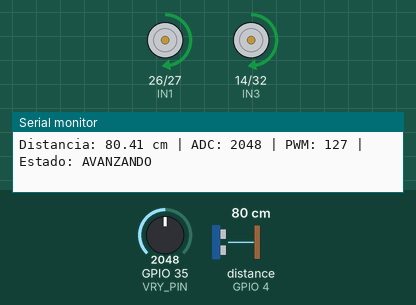
The sketch below on a simulated ESP32. Shown: motor-driver pin pairs drawn as motors (green arrow = first pin HIGH = forward, orange = second pin HIGH = backward, longer = more drive, scaled by the enable pin), the last lines printed to the serial monitor. Wiring (inferred from the names in the program): ultrasonic range finder: trigger GPIO 2; echo GPIO 4. Inputs (shaded band) come from the test bench; at power-on: distance to the obstacle (sensor on GPIO 4) 80 cm, GPIO 35 (VRY_PIN) = 2048. The echo pulse lasts 58.3 µs per cm.

Above: at 1.2 s.
1.3 s: distance to the obstacle (sensor on GPIO 4) set to 16 cm
2.8 s: distance to the obstacle (sensor on GPIO 4) set to 12 cm
At 4.5 s:
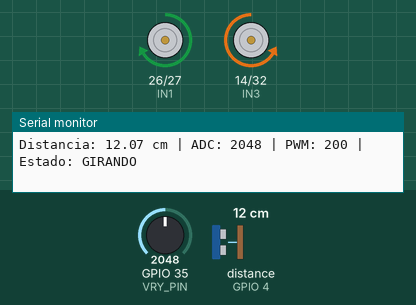
5.8 s: distance to the obstacle (sensor on GPIO 4) set to 18 cm
At 7.5 s:
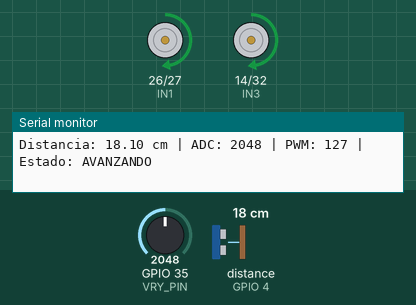
7.9 s: GPIO 35 (VRY_PIN) set to 2913
At 8.3 s:
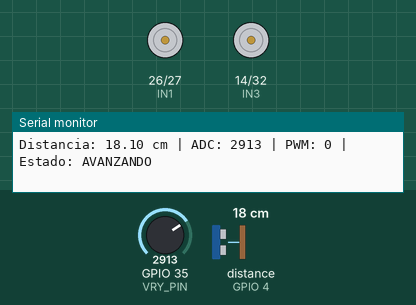
9.4 s: GPIO 35 (VRY_PIN) set to 2986
At 10.6 s:
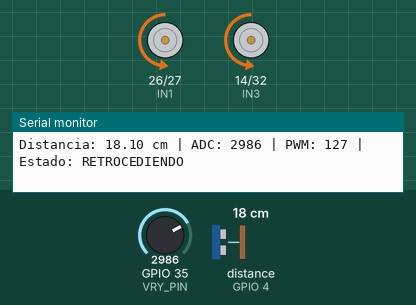
10.9 s: GPIO 35 (VRY_PIN) set to 1228
At 11.8 s:
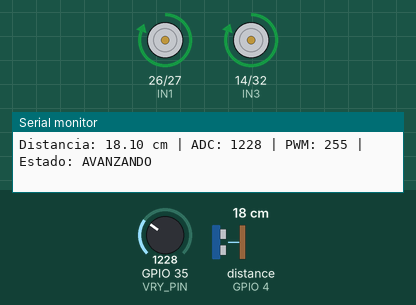
Timing chart, 0 to 13.4 s (numbered marks = the images above; inputs shaded):
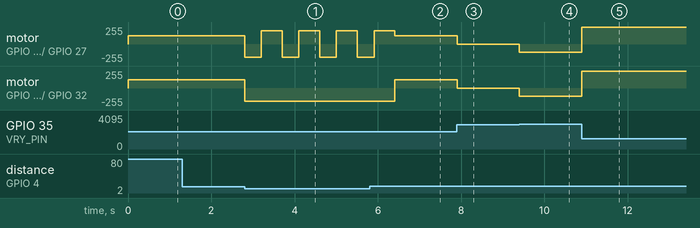

The sketch:

auto_joystickFinal.ino
```cpp
/*
  Trabajo de Laboratorio N°1 - Auto con ESP32
  ---------------------------------------------
  - Sensor ultrasónico HC-SR04: mide distancia frontal.
  - Joystick (reemplaza al potenciómetro): entrada analógica que
    regula la velocidad de avance.
  - Puente H doble L298N: controla 2 motores (izquierdo/derecho) por PWM.
  - Comunicación serie: reporta periódicamente distancia, ADC, PWM y estado.

  Nota para quien viene de C++ "de escritorio": Arduino/ESP32 no tiene
  una función main() que vos escribas. El framework llama automáticamente
  a setup() UNA vez al arrancar, y después llama a loop() en un bucle
  infinito. Es casi como si existiera un main oculto que hiciera:
      setup();
      while (true) { loop(); }
*/

// ==== PINES del sensor y joystick ====
const int TRIG_PIN = 2;
const int ECHO_PIN = 4;

const int VRY_PIN = 35;   // eje Y del joystick -> lo usamos como "velocidad"
const int VRX_PIN = 34;   // eje X (queda disponible)
const int SW_PIN  = 33;   // botón del joystick (queda disponible)

// ==== PINES puente H L298N ====
// Canal A - lado izquierdo
const int ENA = 25; // PWM velocidad motor izquierdo
const int IN1 = 26;
const int IN2 = 27;

// Canal B - lado derecho
const int ENB = 13; // PWM velocidad motor derecho
const int IN3 = 14;
const int IN4 = 32;

// ==== PARÁMETROS DEL SISTEMA ====
const float DISTANCIA_LIMITE_CM = 15.0;
const unsigned long TIEMPO_MAX_ECO_US = 25000UL; // timeout de pulseIn (~4 m)
const unsigned long INTERVALO_ENVIO_MS = 300UL;  // cada cuánto se reporta por serie

// Control de dirección por joystick (mejora agregada más allá de la consigna
// original, que solo pedía velocidad). El joystick en reposo no da
// exactamente 2048 (mitad matemática de 0-4095), varía un poco de joystick
// a joystick -- si notás que el auto se mueve solo con el stick soltado,
// medí el valor real en reposo con el Monitor Serie y poné ese número acá.
const int ADC_CENTRO = 2655; // medido en reposo con este joystick puntual
const int ADC_ZONA_MUERTA = 300; // margen alrededor del centro que se considera "soltado"

const unsigned long TIEMPO_RETROCESO_MS = 400UL;
const unsigned long TIEMPO_GIRO_MS = 500UL;
const int VELOCIDAD_ESQUIVE = 200; // velocidad fija para retroceder/girar; no depende del joystick porque acá manda la seguridad, no el usuario

// ==== ESTADOS DEL SISTEMA ====
// enum: como un "tipo con valores fijos" (similar a un enum class de C++,
// pero más simple, sin el "class" y con conversión implícita a int).
enum EstadoAuto {
  AVANZANDO,
  RETROCEDIENDO,
  GIRANDO,
  SEGURO // el sensor falla o mide algo inválido -> el auto se detiene
};

EstadoAuto estadoActual = SEGURO;
unsigned long ultimoEnvio = 0;

void setup() {
  Serial.begin(115200);

  pinMode(TRIG_PIN, OUTPUT);
  pinMode(ECHO_PIN, INPUT);

  pinMode(IN1, OUTPUT);
  pinMode(IN2, OUTPUT);
  pinMode(IN3, OUTPUT);
  pinMode(IN4, OUTPUT);
  pinMode(ENA, OUTPUT);
  pinMode(ENB, OUTPUT);

  detenerMotores();
}

void loop() {
  float distancia = medirDistanciaCM();

  // analogRead en ESP32 devuelve 0-4095 (ADC de 12 bits),
  // a diferencia del Arduino UNO clásico que devuelve 0-1023 (10 bits).
  int lecturaADC = analogRead(VRY_PIN);
  int pwm = 0; // se calcula más abajo según corresponda

  if (distancia < 0) {
    // Requisito 6: si el sensor no responde o la medición es inválida,
    // el sistema adopta un estado seguro (motores detenidos).
    estadoActual = SEGURO;
    detenerMotores();
    pwm = 0;
  } else if (distancia > DISTANCIA_LIMITE_CM) {
    // Camino libre: acá el joystick manda, tanto en velocidad como en
    // dirección. Hacia arriba (ADC bajo) = adelante; hacia abajo
    // (ADC alto) = atrás; centrado = detenido.
    int diferencia = lecturaADC - ADC_CENTRO;

    if (diferencia < -ADC_ZONA_MUERTA) {
      pwm = calcularVelocidad(lecturaADC);
      estadoActual = AVANZANDO;
      avanzar(pwm);
    } else if (diferencia > ADC_ZONA_MUERTA) {
      pwm = calcularVelocidad(lecturaADC);
      estadoActual = RETROCEDIENDO;
      retroceder(pwm);
    } else {
      // joystick soltado, cerca del centro: detenido
      pwm = 0;
      estadoActual = AVANZANDO;
      detenerMotores();
    }
  } else {
    // Maniobra elegida: retroceder un poco y después girar.
    // OJO: delay() acá bloquea el loop() durante la maniobra.
    // Para un TP está bien, pero si más adelante querés que el auto
    // "reaccione" mientras gira, se puede reescribir con millis()
    // en vez de delay() (avisame si querés esa versión).
    estadoActual = RETROCEDIENDO;
    pwm = VELOCIDAD_ESQUIVE; // para que el reporte serie muestre el valor real aplicado
    retroceder(pwm);
    delay(TIEMPO_RETROCESO_MS);

    estadoActual = GIRANDO;
    girar(pwm);
    delay(TIEMPO_GIRO_MS);
  }

  // Requisito 7: reporte periódico por serie.
  if (millis() - ultimoEnvio >= INTERVALO_ENVIO_MS) {
    enviarEstado(distancia, lecturaADC, pwm);
    ultimoEnvio = millis();
  }
}

// ---------- MEDICIÓN DE DISTANCIA ----------
float medirDistanciaCM() {
  digitalWrite(TRIG_PIN, LOW);
  delayMicroseconds(2);
  digitalWrite(TRIG_PIN, HIGH);
  delayMicroseconds(10);
  digitalWrite(TRIG_PIN, LOW);

  // pulseIn espera un pulso HIGH en ECHO_PIN y devuelve cuánto duró (en us).
  // Si pasan TIEMPO_MAX_ECO_US sin que llegue el pulso, devuelve 0.
  unsigned long duracion = pulseIn(ECHO_PIN, HIGH, TIEMPO_MAX_ECO_US);

  if (duracion == 0) {
    return -1.0; // medición inválida: nunca llegó el eco
  }

  float cm = duracion / 58.0; // fórmula estándar del HC-SR04

  if (cm <= 0 || cm > 400) {
    return -1.0; // fuera del rango físico del sensor
  }

  return cm;
}

// ---------- JOYSTICK ----------
// Se decidio 2 velocidades fijas, no una escala continua:
// cualquier empuje moderado (fuera de la zona muerta) = 50%,
// empujado casi hasta el fondo = 100%.
const int VELOCIDAD_MEDIA = 127;   // ~50% de 255
const int VELOCIDAD_MAXIMA = 255;  // 100%
const float PORCENTAJE_PARA_TOPE = 0.85; // a partir de qué % del recorrido se considera "a fondo"

int calcularVelocidad(int adc) {
  int distanciaAlCentro = abs(adc - ADC_CENTRO) - ADC_ZONA_MUERTA;
  if (distanciaAlCentro <= 0) return 0; // dentro de la zona muerta: no debería llegar hasta acá, pero por las dudas

  // Mismo ajuste de siempre: como el centro real no está a mitad de
  // camino entre 0 y 4095, usamos el recorrido más corto de los dos
  // lados como referencia de "a fondo", para que sea parejo en ambos
  // sentidos.
  int recorridoHaciaArriba = ADC_CENTRO;
  int recorridoHaciaAbajo = 4095 - ADC_CENTRO;
  int recorridoMaximo = min(recorridoHaciaArriba, recorridoHaciaAbajo) - ADC_ZONA_MUERTA;

  int umbralTope = recorridoMaximo * PORCENTAJE_PARA_TOPE;

  if (distanciaAlCentro >= umbralTope) {
    return VELOCIDAD_MAXIMA;
  } else {
    return VELOCIDAD_MEDIA;
  }
}

// ---------- CONTROL DE MOTORES ----------
void avanzar(int velocidad) {
  digitalWrite(IN1, HIGH);
  digitalWrite(IN2, LOW);
  digitalWrite(IN3, HIGH);
  digitalWrite(IN4, LOW);
  analogWrite(ENA, velocidad);
  analogWrite(ENB, velocidad);
}

void retroceder(int velocidad) {
  digitalWrite(IN1, LOW);
  digitalWrite(IN2, HIGH);
  digitalWrite(IN3, LOW);
  digitalWrite(IN4, HIGH);
  analogWrite(ENA, velocidad);
  analogWrite(ENB, velocidad);
}

void girar(int velocidad) {
  // Giro en el lugar: una rueda gira "adelante" y la otra "atrás".
  digitalWrite(IN1, HIGH);
  digitalWrite(IN2, LOW);
  digitalWrite(IN3, LOW);
  digitalWrite(IN4, HIGH);
  analogWrite(ENA, velocidad);
  analogWrite(ENB, velocidad);
}

void detenerMotores() {
  digitalWrite(IN1, LOW);
  digitalWrite(IN2, LOW);
  digitalWrite(IN3, LOW);
  digitalWrite(IN4, LOW);
  analogWrite(ENA, 0);
  analogWrite(ENB, 0);
}

// ---------- COMUNICACIÓN SERIE ----------
void enviarEstado(float distancia, int adc, int pwm) {
  Serial.print("Distancia: ");
  if (distancia < 0) Serial.print("INVALIDA");
  else Serial.print(distancia);
  Serial.print(" cm | ADC: ");
  Serial.print(adc);
  Serial.print(" | PWM: ");
  Serial.print(pwm);
  Serial.print(" | Estado: ");
  Serial.println(nombreEstado(estadoActual));
}

const char* nombreEstado(EstadoAuto e) {
  switch (e) {
    case AVANZANDO:     return "AVANZANDO";
    case RETROCEDIENDO: return "RETROCEDIENDO";
    case GIRANDO:        return "GIRANDO";
    case SEGURO:          return "SEGURO";
    default:              return "DESCONOCIDO";
  }
}
```

Measured:
- the behaviour switches between 15 and 14 cm on distance to the obstacle (sensor on GPIO 4) (found by bisection; images 0 and 1)
- the behaviour switches between 2955 and 2956 on GPIO 35 (VRY_PIN) (found by bisection; images 3 and 4)
- after the input at 2.8 s, motor on GPIO 26 (IN1) / GPIO 27 (IN2): alternates forward 200/255 for 0.50 s and backward 200/255 for 0.40 s, starting at once; motor on GPIO 14 (IN3) / GPIO 32 (IN4): forward 127/255 → backward 200/255 at once
- after the input at 5.8 s, motor on GPIO 14 (IN3) / GPIO 32 (IN4): backward 200/255 → forward 127/255 after 0.61 s
- after the input at 7.9 s, motor on GPIO 26 (IN1) / GPIO 27 (IN2), motor on GPIO 14 (IN3) / GPIO 32 (IN4): forward 127/255 → stopped at once
- after the input at 9.4 s, motor on GPIO 26 (IN1) / GPIO 27 (IN2), motor on GPIO 14 (IN3) / GPIO 32 (IN4): stopped → backward 127/255 at once
- after the input at 10.9 s, motor on GPIO 26 (IN1) / GPIO 27 (IN2), motor on GPIO 14 (IN3) / GPIO 32 (IN4): backward 127/255 → forward 255/255 at once
